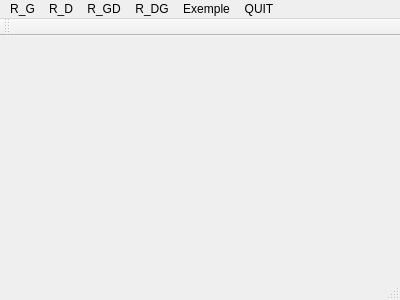
<?xml version="1.0" encoding="UTF-8"?>
<ui version="4.0">
 <class>MainWindow</class>
 <widget class="QMainWindow" name="MainWindow">
  <property name="geometry">
   <rect>
    <x>0</x>
    <y>0</y>
    <width>400</width>
    <height>300</height>
   </rect>
  </property>
  <property name="windowTitle">
   <string>MainWindow</string>
  </property>
  <widget class="QWidget" name="centralWidget"/>
  <widget class="QMenuBar" name="menuBar">
   <property name="geometry">
    <rect>
     <x>0</x>
     <y>0</y>
     <width>400</width>
     <height>20</height>
    </rect>
   </property>
   <widget class="QMenu" name="menuSimulation">
    <property name="title">
     <string>R_G</string>
    </property>
    <addaction name="actionRotation_Gauche"/>
   </widget>
   <widget class="QMenu" name="menuR_D">
    <property name="title">
     <string>R_D</string>
    </property>
    <addaction name="actionRotation_Droite"/>
   </widget>
   <widget class="QMenu" name="menuR_GD">
    <property name="title">
     <string>R_GD</string>
    </property>
    <addaction name="actionRotation_Gauche_Droite"/>
   </widget>
   <widget class="QMenu" name="menuR_DG">
    <property name="title">
     <string>R_DG</string>
    </property>
    <addaction name="actionRotation_Droite_Gauche"/>
   </widget>
   <widget class="QMenu" name="menuExemple">
    <property name="title">
     <string>Exemple</string>
    </property>
    <addaction name="actionNouveau"/>
    <addaction name="actionInfixe_Postfixe"/>
   </widget>
   <widget class="QMenu" name="menuQUIT">
    <property name="title">
     <string>QUIT</string>
    </property>
    <addaction name="actionFERMER"/>
   </widget>
   <addaction name="menuSimulation"/>
   <addaction name="menuR_D"/>
   <addaction name="menuR_GD"/>
   <addaction name="menuR_DG"/>
   <addaction name="menuExemple"/>
   <addaction name="menuQUIT"/>
  </widget>
  <widget class="QToolBar" name="mainToolBar">
   <attribute name="toolBarArea">
    <enum>TopToolBarArea</enum>
   </attribute>
   <attribute name="toolBarBreak">
    <bool>false</bool>
   </attribute>
  </widget>
  <widget class="QStatusBar" name="statusBar"/>
  <action name="actionRotation_Gauche">
   <property name="text">
    <string>Rotation Gauche</string>
   </property>
  </action>
  <action name="actionRotation_Droite">
   <property name="text">
    <string>Rotation Droite</string>
   </property>
  </action>
  <action name="actionRotation_Gauche_Droite">
   <property name="text">
    <string>Rotation Gauche Droite</string>
   </property>
  </action>
  <action name="actionRotation_Droite_Gauche">
   <property name="text">
    <string>Rotation Droite Gauche</string>
   </property>
  </action>
  <action name="actionFERMER">
   <property name="text">
    <string>FERMER</string>
   </property>
  </action>
  <action name="actionNouveau">
   <property name="text">
    <string>Nouveau schéma</string>
   </property>
  </action>
  <action name="actionInfixe_Postfixe">
   <property name="text">
    <string>Infixe-Postfixe</string>
   </property>
  </action>
 </widget>
 <layoutdefault spacing="6" margin="11"/>
 <resources/>
 <connections/>
</ui>
